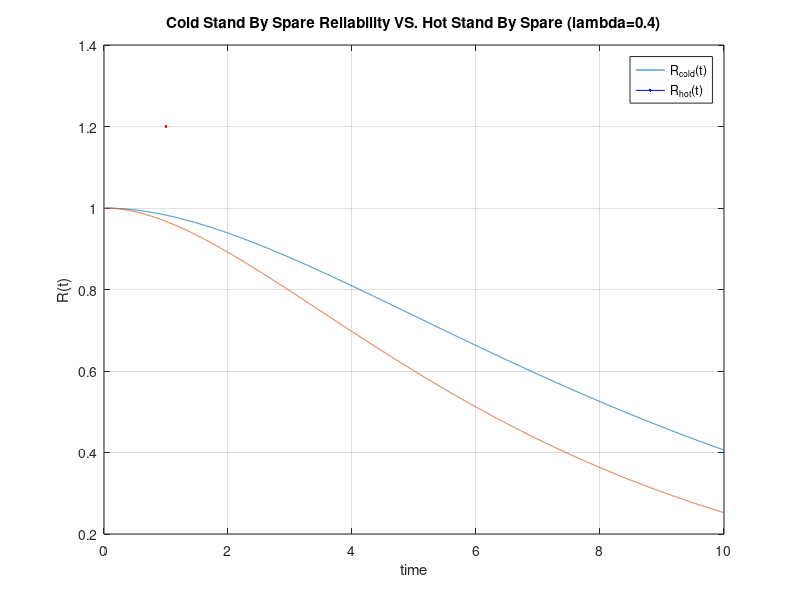

Here is the MATLAB script that generated this plot:
clear; clc; close all;


%%%%%%%%%%%%% constant values %%%%%%%%%%%%%
landa = 0.2;
t = 0:0.001:10;

%%%%%%%%%%%%% reliability functions %%%%%%%%%%%%%
R_cold = exp(-landa .* t) + landa .* t .* exp(-landa .* t);
R_hot = exp(-landa .* t) + exp(-landa .* t) - exp(-(landa + landa) .* t);

%%%%%%%%%%%%% plots %%%%%%%%%%%%%
figure(1);
plot(t, R_cold, LineWidth=1.2, Color="blue");
hold on;
plot(t, R_hot, LineWidth=1.2, Color="red");
legend('R_{cold}(t)','R_{hot}(t)');
title("Cold Stand By Spare Reliability VS. Hot Stand By Spare (\lambda=0.4)");
xlabel("time");
ylabel("R(t)");
grid on;